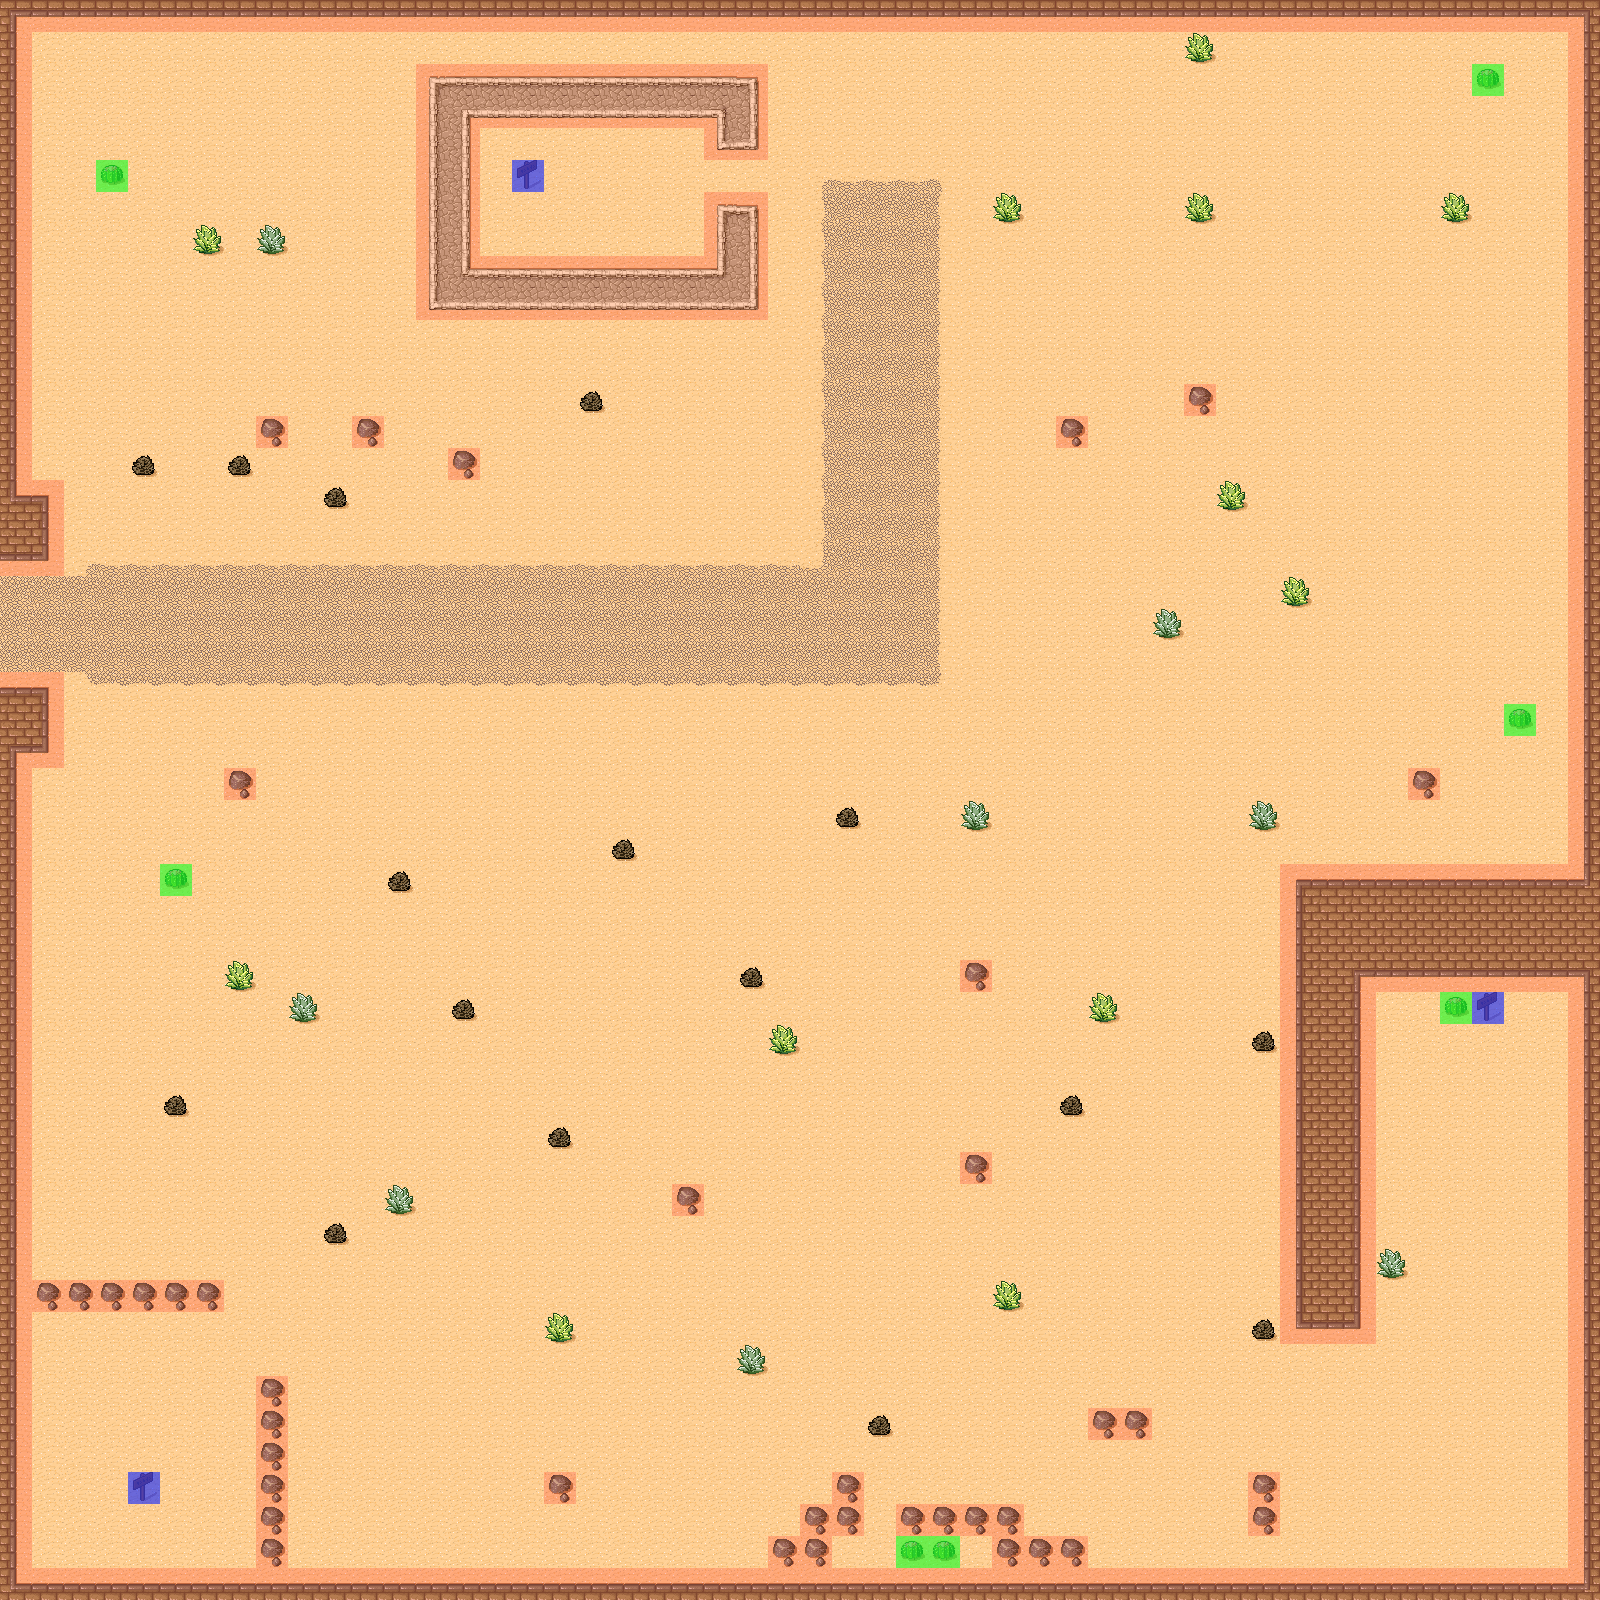

A 2D game scene composited from a Tiled map and its tileset images. What follows is a short description and the map's XML, with each tile layer's data collapsed to a summary:
An orthogonal 50x50 tile map with 32x32 px tiles, 4 tile layers (ground, pickups, triggers, walls), 2 tilesets and 13 objects (playerSpawn, EnemySpawn2, EnemySpawn1, EnemySpawn4, EnemySpawn3, ...).

<map version="1.0" orientation="orthogonal" width="50" height="50" tilewidth="32" tileheight="32">
 <tileset firstgid="1" name="tmw_desert_spacing" tilewidth="32" tileheight="32" spacing="1" margin="1">
  <image source="tmw_desert_spacing.png" trans="ff00ff" width="265" height="199" />
 </tileset>
 <tileset firstgid="49" name="tile_markers" tilewidth="32" tileheight="32">
  <image source="tile_markers.png" width="96" height="32" />
  <tile id="0">
   <properties>
    <property name="Goal" value="Yes" />
   </properties>
  </tile>
  <tile id="1">
   <properties>
    <property name="Health" value="Yes" />
   </properties>
  </tile>
  <tile id="2">
   <properties>
    <property name="Blocked" value="Yes" />
   </properties>
  </tile>
 </tileset>
 <layer name="ground" width="50" height="50">
  <data>[2500 cells, 2500 non-empty, 40 distinct tile ids]</data>
 </layer>
 <layer name="pickups" width="50" height="50">
  <data>[2500 cells, 10 non-empty, 2 distinct tile ids]</data>
 </layer>
 <objectgroup name="spawns" width="50" height="50">
  <object x="47" y="623" width="1" />
  <object name="playerSpawn" x="45" y="609" width="33" height="34" />
  <object name="EnemySpawn2" x="877" y="64" width="36" height="36" />
  <object name="EnemySpawn1" x="252" y="53" width="36" height="36" />
  <object name="EnemySpawn4" x="1505" y="119" width="36" height="36" />
  <object name="EnemySpawn3" x="1395" y="55" width="36" height="36" />
  <object name="EnemySpawn5" x="1471" y="613" width="36" height="36" />
  <object name="EnemySpawn8" x="1130" y="1154" width="36" height="36" />
  <object name="EnemySpawn7" x="1399" y="1110" width="36" height="36" />
  <object name="EnemySpawn6" x="1490" y="1118" width="36" height="36" />
  <object name="EnemySpawn10" x="149" y="611" width="36" height="36" />
  <object name="EnemySpawn11" x="189" y="1533" width="36" height="36" />
  <object name="EnemySpawn9" x="519" y="1523" width="36" height="36" />
 </objectgroup>
 <layer name="triggers" width="50" height="50">
  <data>[2500 cells, 10 non-empty, 2 distinct tile ids]</data>
 </layer>
 <layer name="walls" width="50" height="50">
  <data>[2500 cells, 365 non-empty, 1 distinct tile ids]</data>
 </layer>
</map>
